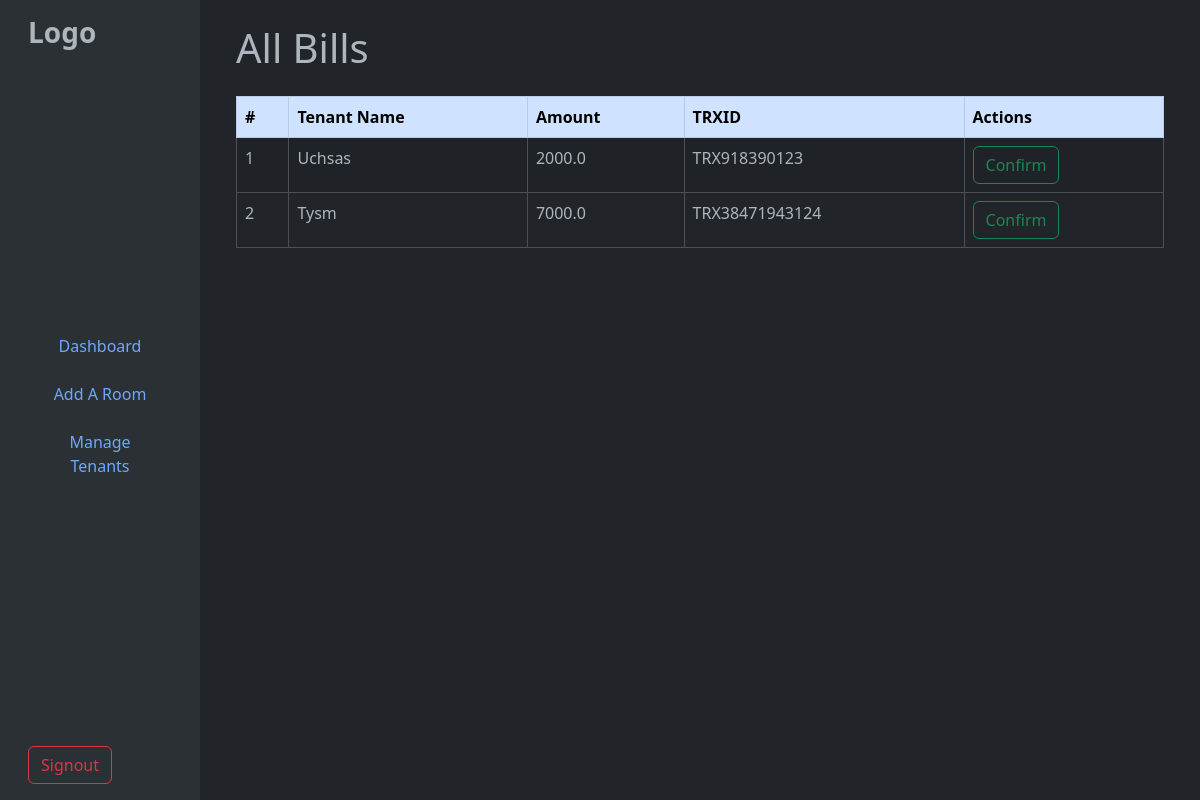
Screenshot of /unverifiedbills with the database file from the repository.
### tables this page shows
CREATE TABLE "Payments" (
	"paymentID"	INTEGER,
	"tenantID"	INTEGER NOT NULL,
	"payment"	INT,
	"status"	TEXT NOT NULL,
	"transactionID"	TEXT NOT NULL, `month` TEXT, `amount` TEXT, `type` TEXT,
	PRIMARY KEY("paymentID" AUTOINCREMENT),
	FOREIGN KEY("payment") REFERENCES "Bills"("billID"),
	FOREIGN KEY("tenantID") REFERENCES "Tenants"("tenantID")
);

CREATE TABLE "Tenants" (
	"tenantID"	INTEGER,
	"userID"	INTEGER NOT NULL,
	"name"	TEXT,
	"roomID"	INTEGER,
	"phone"	TEXT,
	PRIMARY KEY("tenantID" AUTOINCREMENT),
	FOREIGN KEY("roomID") REFERENCES "Rooms"("roomID"),
	FOREIGN KEY("userID") REFERENCES "Users"("userID")
);

### app.py (the view)
@app.route('/unverifiedbills', methods=['GET', 'POST'])
def unverifiedbills():
    if request.method == 'POST':
        paymentid = request.form['paymentid']
        verifyBill(paymentid)
        return redirect(url_for('unverifiedbills'))
    else:
        return render_template('verifybills.html', bills=getUnverifiedBills(), getTenantName=getTenantName)

### database/admin.py (called while the page is built)
def dbConnect():
    return sqlite3.connect('database/main.db')

def pullFromDB(query):
    connection = dbConnect()
    cursor = connection.cursor()
    cursor.execute(query)
    result = cursor.fetchall()
    connection.close()
    return result

def getUnverifiedBills():
    result = pullFromDB("SELECT * FROM Payments WHERE status='unverified'")
    return result

### database/user.py (called while the page is built)
def getTenantName(tenantID):
    result = pullFromDB(f"SELECT name FROM Tenants WHERE tenantID='{tenantID}'")[0][0]
    return result

### templates/verifybills.html (shortened to what this page needs)
{%extends "adminbase.html"%}
{%block content%}
<main class="col-md-9 ms-sm-auto col-lg-10 px-md-4 bg-dark">
<div class="container py-4">
  <h1 class="mb-4">All Bills</h1>
  <div class="table-responsive">
    <table class="table table-striped table-bordered">
      <thead class="table-primary">
        <tr>
          <th>#</th>
          <th>Tenant Name</th>
          <th>Amount</th>
          <th>TRXID</th>
          <th>Actions</th>
        </tr>
      </thead>
      <tbody>
        {% for bill in bills %}
        <tr>
          <td>{{ loop.index }}</td>
          <td>{{ getTenantName(bill[1]) }}</td>
          <td>{{ bill[6] }}</td>
          <td>{{ bill[4] }}</td>
          <td>
            <div class="d-flex gap-2">
                <form action="/unverifiedbills" method="post">
                    <button type="submit" class="btn btn-md btn-outline-success">Confirm</a>
                </form>
            </div>
          </td>
        </tr>
        {% else %}
        <tr>
          <td colspan="6" class="text-center">No bills found.</td>
        </tr>
        {% endfor %}
      </tbody>
    </table>
  </div>
</div>
</main>
{% endblock %}

### rows the page displays
Payments: tenantID.name "Uchsas", amount "2000.0", transactionID "TRX918390123"
Payments: tenantID.name "Tysm", amount "7000.0", transactionID "TRX38471943124"
